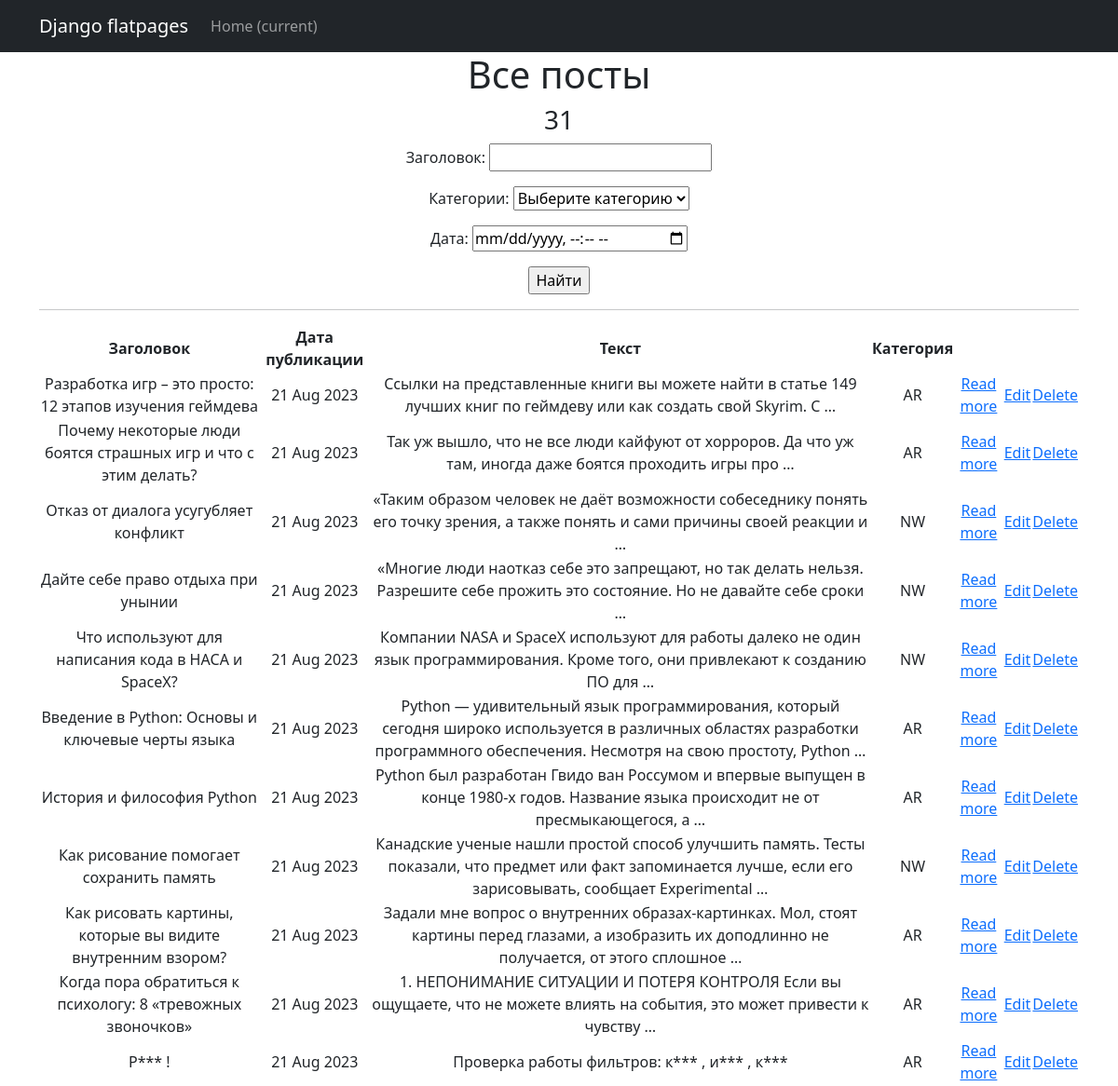
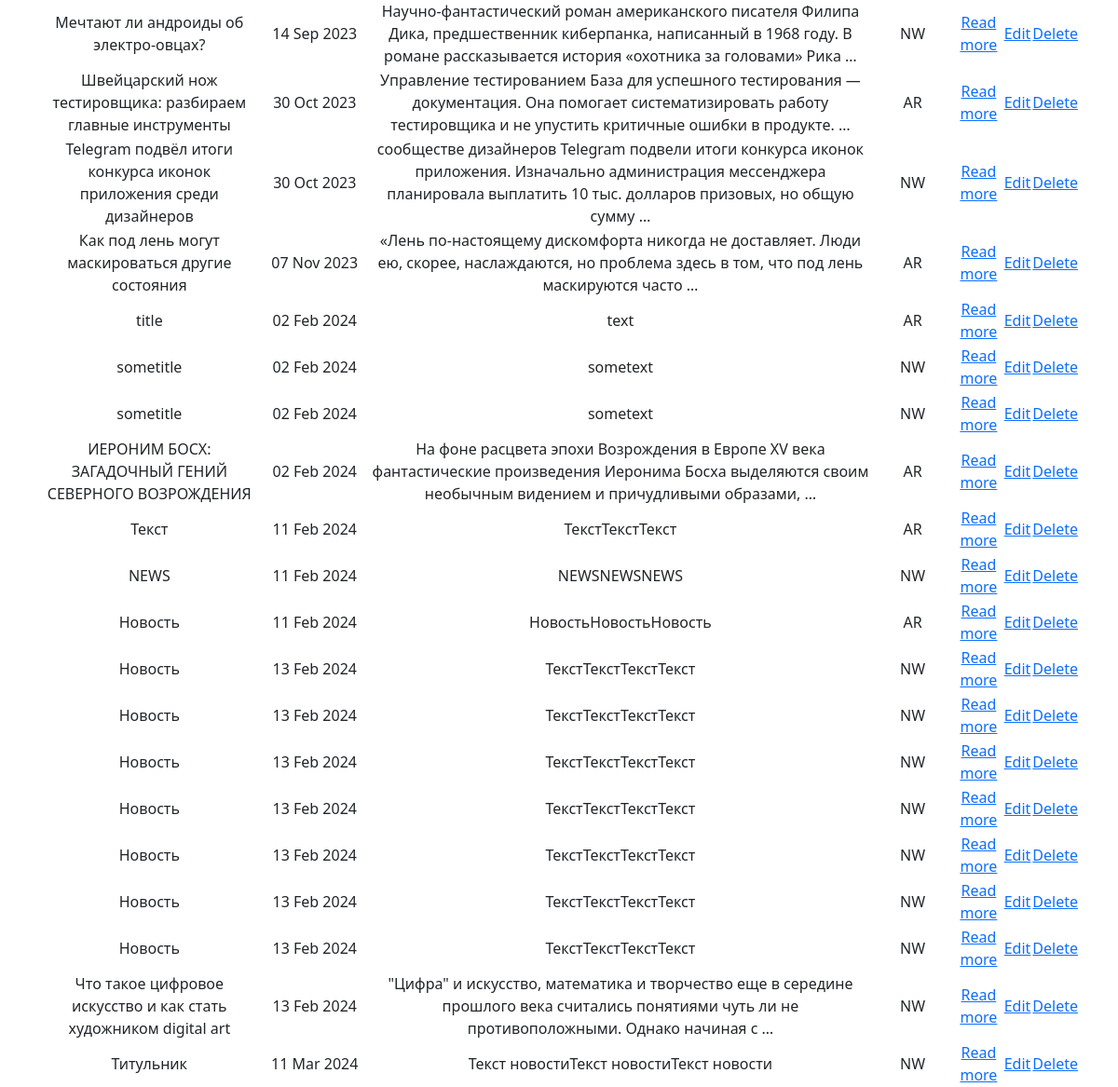
/news/search, run on the app's committed database (2 pictures, top to bottom).
### newapp/models.py (models this page shows, shortened)
class Post(models.Model):
    author = models.ForeignKey(Author, on_delete=models.CASCADE, null=True)
    NEWS = 'NW'
    ARTICLE = 'AR'
    CATEGORY_CHOICES = (
        (NEWS, 'Новость'),
        (ARTICLE, 'Статья'),
    )
    categoryType = models.CharField(max_length=2, choices=CATEGORY_CHOICES, default=ARTICLE)
    dateCreation = models.DateTimeField(auto_now_add=True)
    create_post = models.DateTimeField(auto_now_add=True)
    postCategory = models.ManyToManyField(Category, through='PostCategory')
    title = models.CharField(max_length=128)
    text = models.TextField()
    rating = models.SmallIntegerField(default=0)

### newapp/views.py (the view)
# urls.py: path('search', PostSearch.as_view(), name='post_list'),
class PostSearch(ListView):
    model = Post
    template_name = 'post_list'
    context_object_name = 'Posts'
    filterset_class = PostFilter
    def get_queryset(self):
        queryset = super().get_queryset()
        self.filterset = PostFilter(self.request.GET, queryset)
        return self.filterset.qs
    def get_context_data(self, **kwargs):
        context = super().get_context_data(**kwargs)
        context['filterset'] = self.filterset
        return context

### newapp/models.py (called while the page is built)
    def __str__(self):
        return f'{self.name}'

### newapp/templatetags/custom_filters.py (called while the page is built)
@register.filter()
def censor(sentence):
    text = sentence.split()
    for i, word in enumerate(text):
        print(word)
        if word in bad_words:
            text[i] = word[0] + '***'
    return ' '.join(text)

### templates/newapp/post_list.html (shortened to what this page needs)
{% extends 'flatpages/default.html' %}
{% load custom_filters %}
{% load custom_tags %}
{% block content %}
   <h1>Все посты</h1>
   <h3>{{ Posts|length }}</h3>
   <form action="" method="get">
        {{ filterset.form.as_p }}
        <input type="submit" value="Найти" />
    </form>
    <hr>
    {% if Posts %}
        <table>
            <tr>
                <td> <b>Заголовок</b> </td>
                <td> <b>Дата публикации</b> </td>
                <td> <b>Текст</b> </td>
                <td> <b>Категория</b> </td>
            </tr>
            {% for post in Posts %}
            <tr>
                <td>{{ post.title|censor }}</td>
                <td>{{ post.dateCreation|date:'d M Y' }}</td>
                <td>{{ post.text|censor|truncatewords:20 }}</td>
                <td>{{ post.categoryType }}</td>
                <td><a href="{% url 'post_detail' post.id %}">Read more</a></td>
                {% if post.categoryType == 'NW' %}
                    <td><a href="{% url 'post_edit' post.id %}">Edit</a></td>
                    <td><a href="{% url 'post_delete' post.id %}">Delete</a></td>
                {% else %}
                    <td><a href="{% url 'article_edit' post.id %}">Edit</a></td>
                    <td><a href="{% url 'article_delete' post.id %}">Delete</a></td>
                {% endif %}
            </tr>
            {% endfor %}
        </table>
    {% else %}
        <h2>Постов нет!</h2>
    {% endif %}
{% endblock content %}

### data on the page
Post: title|censor "Разработка игр – это просто: 12 этапов изучения геймдева", dateCreation "21 Aug 2023", text|censor "Ссылки на представленные книги вы можете найти в статье 149 лучших книг по геймдеву или как создать свой Skyrim. С …", categoryType "AR", shows "Edit"
Post: title|censor "Почему некоторые люди боятся страшных игр и что с этим делать?", dateCreation "21 Aug 2023", text|censor "Так уж вышло, что не все люди кайфуют от хорроров. Да что уж там, иногда даже боятся проходить игры про …", categoryType "AR", shows "Edit"
Post: title|censor "Отказ от диалога усугубляет конфликт", dateCreation "21 Aug 2023", text|censor "«Таким образом человек не даёт возможности собеседнику понять его точку зрения, а также понять и сами причины своей реакции и …", categoryType "NW", shows "Edit"
Post: title|censor "Дайте себе право отдыха при унынии", dateCreation "21 Aug 2023", text|censor "«Многие люди наотказ себе это запрещают, но так делать нельзя. Разрешите себе прожить это состояние. Но не давайте себе сроки …", categoryType "NW", shows "Edit"
Post: title|censor "Что используют для написания кода в НАСА и SpaceX?", dateCreation "21 Aug 2023", text|censor "Компании NASA и SpaceX используют для работы далеко не один язык программирования. Кроме того, они привлекают к созданию ПО для …", categoryType "NW", shows "Edit"
Post: title|censor "Введение в Python: Основы и ключевые черты языка", dateCreation "21 Aug 2023", text|censor "Python — удивительный язык программирования, который сегодня широко используется в различных областях разработки программного обеспечения. Несмотря на свою простоту, Python …", categoryType "AR", shows "Edit"
Post: title|censor "История и философия Python", dateCreation "21 Aug 2023", text|censor "Python был разработан Гвидо ван Россумом и впервые выпущен в конце 1980-х годов. Название языка происходит не от пресмыкающегося, а …", categoryType "AR", shows "Edit"
Post: title|censor "Как рисование помогает сохранить память", dateCreation "21 Aug 2023", text|censor "Канадские ученые нашли простой способ улучшить память. Тесты показали, что предмет или факт запоминается лучше, если его зарисовывать, сообщает Experimental …", categoryType "NW", shows "Edit"
Post: title|censor "Как рисовать картины, которые вы видите внутренним взором?", dateCreation "21 Aug 2023", text|censor "Задали мне вопрос о внутренних образах-картинках. Мол, стоят картины перед глазами, а изобразить их доподлинно не получается, от этого сплошное …", categoryType "AR", shows "Edit"
Post: title|censor "Когда пора обратиться к психологу: 8 «тревожных звоночков»", dateCreation "21 Aug 2023", text|censor "1. НЕПОНИМАНИЕ СИТУАЦИИ И ПОТЕРЯ КОНТРОЛЯ Если вы ощущаете, что не можете влиять на события, это может привести к чувству …", categoryType "AR", shows "Edit"
Post: title|censor "Р*** !", dateCreation "21 Aug 2023", text|censor "Проверка работы фильтров: к*** , и*** , к***", categoryType "AR", shows "Edit"
Post: title|censor "Мечтают ли андроиды об электро-овцах?", dateCreation "14 Sep 2023", text|censor "Научно-фантастический роман американского писателя Филипа Дика, предшественник киберпанка, написанный в 1968 году. В романе рассказывается история «охотника за головами» Рика …", categoryType "NW", shows "Edit"
Post: title|censor "Швейцарский нож тестировщика: разбираем главные инструменты", dateCreation "30 Oct 2023", text|censor "Управление тестированием База для успешного тестирования — документация. Она помогает систематизировать работу тестировщика и не упустить критичные ошибки в продукте. …", categoryType "AR", shows "Edit"
Post: title|censor "Telegram подвёл итоги конкурса иконок приложения среди дизайнеров", dateCreation "30 Oct 2023", text|censor "сообществе дизайнеров Telegram подвели итоги конкурса иконок приложения. Изначально администрация мессенджера планировала выплатить 10 тыс. долларов призовых, но общую сумму …", categoryType "NW", shows "Edit"
Post: title|censor "Как под лень могут маскироваться другие состояния", dateCreation "07 Nov 2023", text|censor "«Лень по-настоящему дискомфорта никогда не доставляет. Люди ею, скорее, наслаждаются, но проблема здесь в том, что под лень маскируются часто …", categoryType "AR", shows "Edit"
Post: title|censor "title", dateCreation "02 Feb 2024", text|censor "text", categoryType "AR", shows "Edit"
Post: title|censor "sometitle", dateCreation "02 Feb 2024", text|censor "sometext", categoryType "NW", shows "Edit"
Post: title|censor "sometitle", dateCreation "02 Feb 2024", text|censor "sometext", categoryType "NW", shows "Edit"
Post: title|censor "ИЕРОНИМ БОСХ: ЗАГАДОЧНЫЙ ГЕНИЙ СЕВЕРНОГО ВОЗРОЖДЕНИЯ", dateCreation "02 Feb 2024", text|censor "На фоне расцвета эпохи Возрождения в Европе XV века фантастические произведения Иеронима Босха выделяются своим необычным видением и причудливыми образами, …", categoryType "AR", shows "Edit"
Post: title|censor "Текст", dateCreation "11 Feb 2024", text|censor "ТекстТекстТекст", categoryType "AR", shows "Edit"
Post: title|censor "NEWS", dateCreation "11 Feb 2024", text|censor "NEWSNEWSNEWS", categoryType "NW", shows "Edit"
Post: title|censor "Новость", dateCreation "11 Feb 2024", text|censor "НовостьНовостьНовость", categoryType "AR", shows "Edit"
Post: title|censor "Новость", dateCreation "13 Feb 2024", text|censor "ТекстТекстТекстТекст", categoryType "NW", shows "Edit"
Post: title|censor "Новость", dateCreation "13 Feb 2024", text|censor "ТекстТекстТекстТекст", categoryType "NW", shows "Edit"
Post: title|censor "Новость", dateCreation "13 Feb 2024", text|censor "ТекстТекстТекстТекст", categoryType "NW", shows "Edit"
Post: title|censor "Новость", dateCreation "13 Feb 2024", text|censor "ТекстТекстТекстТекст", categoryType "NW", shows "Edit"
Post: title|censor "Новость", dateCreation "13 Feb 2024", text|censor "ТекстТекстТекстТекст", categoryType "NW", shows "Edit"
Post: title|censor "Новость", dateCreation "13 Feb 2024", text|censor "ТекстТекстТекстТекст", categoryType "NW", shows "Edit"
Post: title|censor "Новость", dateCreation "13 Feb 2024", text|censor "ТекстТекстТекстТекст", categoryType "NW", shows "Edit"
Post: title|censor "Что такое цифровое искусство и как стать художником digital art", dateCreation "13 Feb 2024", text|censor "\"Цифра\" и искусство, математика и творчество еще в середине прошлого века считались понятиями чуть ли не противоположными. Однако начиная с …", categoryType "NW", shows "Edit"
Post: title|censor "Титульник", dateCreation "11 Mar 2024", text|censor "Текст новостиТекст новостиТекст новости", categoryType "NW", shows "Edit"

### other printed values
{{ Posts|length }} "31"
